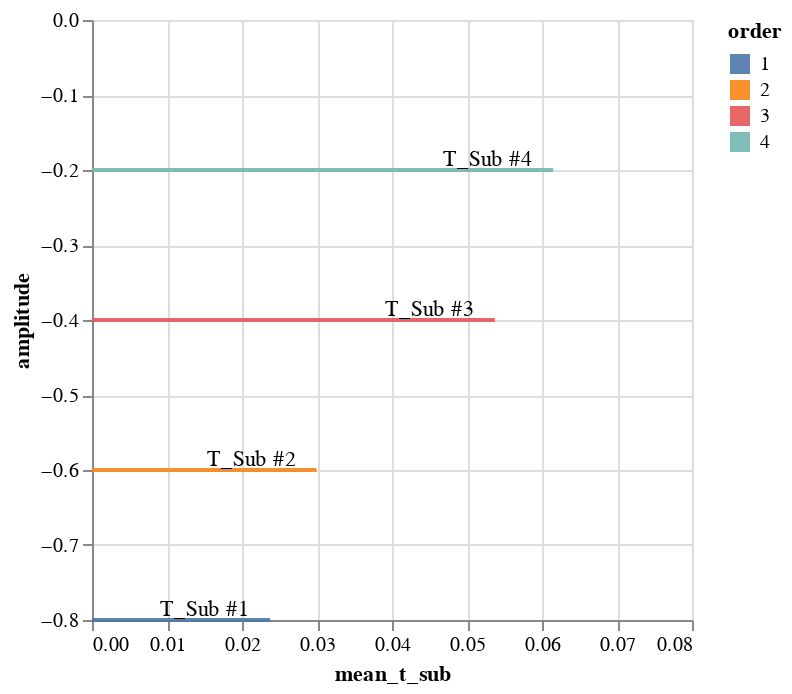

The notebook cell this image was saved under:
### Code cell
t_sub_chart = alt.Chart(t_sub_chart_df).mark_rect(
    opacity=0.9,
    
    height=2,
    y=90
).encode(
    # x=alt.X(),
    x=alt.X('mean_t_sub', scale=alt.Scale(domain=[0,0.08])),
    y=alt.Y('amplitude:Q'),
    
    color=alt.Color('order:N')
    
)


t_sub_chart_txt = alt.Chart(t_sub_chart_df).mark_text(
    align='right',
    dx=-10,
    baseline='bottom').encode(
    x=alt.X('mean_t_sub', scale=alt.Scale(domain=[0,0.08])),
    y=alt.Y('amplitude:Q',),
    text=alt.Text('tsub_candidate:N')
    
)

t_sub_chart + t_sub_chart_txt

### Figure 1 — Vega-Lite specification as saved in the notebook (floating-point values rounded to 4 significant figures)
{"config": {"view": {"continuousWidth": 300, "continuousHeight": 300}}, "layer": [{"mark": {"type": "rect", "height": 2, "opacity": 0.9, "y": 90}, "encoding": {"color": {"field": "order", "type": "nominal"}, "x": {"field": "mean_t_sub", "scale": {"domain": [0, 0.08]}, "type": "quantitative"}, "y": {"field": "amplitude", "type": "quantitative"}}}, {"mark": {"type": "text", "align": "right", "baseline": "bottom", "dx": -10}, "encoding": {"text": {"field": "tsub_candidate", "type": "nominal"}, "x": {"field": "mean_t_sub", "scale": {"domain": [0, 0.08]}, "type": "quantitative"}, "y": {"field": "amplitude", "type": "quantitative"}}}], "data": {"name": "data-d4d621107b38ea77e007e38f04ac51d1"}, "$schema": "https://vega.github.io/schema/vega-lite/v5.20.1.json", "datasets": {"data-d4d621107b38ea77e007e38f04ac51d1": [{"t_values": [0.02293, 0.02427, 0.02408], "mean_t_sub": 0.02376, "indices": [2.0, 3, 4.0], "difference": 0.001336, "difference_ratio": 0.05624, "order": 1, "t_value_min": 0.02293, "t_value_max": 0.02427, "max_cycle": 4.0, "tsub_candidate": "T_Sub #1", "amplitude": -0.8}, {"t_values": [0.03058, 0.03034, 0.02889], "mean_t_sub": 0.02994, "indices": [3.0, 4, 5.0], "difference": 0.001684, "difference_ratio": 0.05624, "order": 2, "t_value_min": 0.02889, "t_value_max": 0.03058, "max_cycle": 5.0, "tsub_candidate": "T_Sub #2", "amplitude": -0.6}, {"t_values": [0.05351, 0.05461, 0.05297], "mean_t_sub": 0.0537, "indices": [6.0, 8, 10.0], "difference": 0.001634, "difference_ratio": 0.03043, "order": 3, "t_value_min": 0.05297, "t_value_max": 0.05461, "max_cycle": 10.0, "tsub_candidate": "T_Sub #3", "amplitude": -0.4}, {"t_values": [0.06116, 0.06067, 0.0626], "mean_t_sub": 0.06148, "indices": [7.0, 9, 12.0], "difference": 0.00193, "difference_ratio": 0.03139, "order": 4, "t_value_min": 0.06067, "t_value_max": 0.0626, "max_cycle": 12.0, "tsub_candidate": "T_Sub #4", "amplitude": -0.2}]}}
